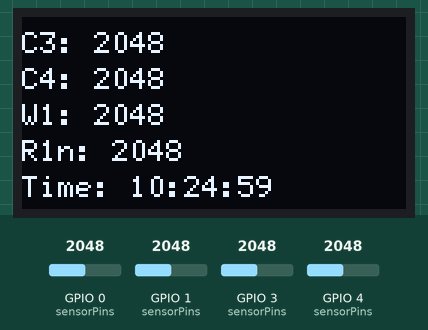
Simulated run of this sketch. Board: ESP32-C3. On the bench: 128×64 one-colour display. The inputs (shaded band) are chosen by the test bench; at power-on: GPIO 0 (sensorPins) = 2048, GPIO 1 (sensorPins) = 2048, GPIO 3 (sensorPins) = 2048, GPIO 4 (sensorPins) = 2048 (analog values on the 0–4095 scale). WiFi joins after 1.5 s; servers stay silent unless stated; the local clock reads 2024-03-15 10:24:30 at power-on unless the sketch sets it; random numbers use the default seed unless the sketch sets one; no MQTT or app messages arrive unless stated; not simulated (calls return 0 or success): arduino_secrets.h; what the sketch prints to the serial monitor is not drawn.

Above: at 30.1 s.
At 59.7 s:
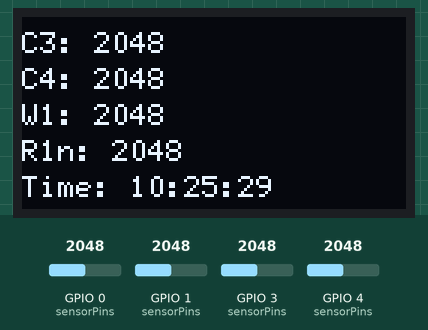
At 89.3 s:
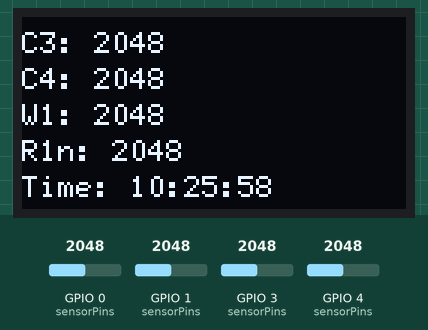
At 118.9 s:
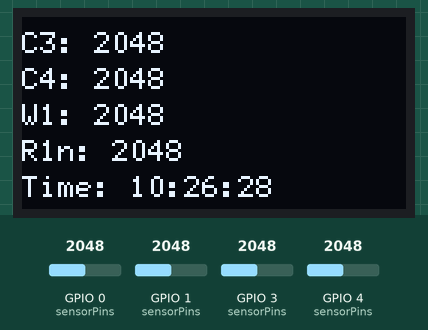

Measured:
- what the display in image 0 shows lasts 29.5 s, from 30.1 s to 59.6 s

The sketch:

Moisture_temp_sensors_Prisma2.ino
```cpp
#include <Arduino.h>
#include <U8g2lib.h>
#include <DS18B20.h>
#include <algorithm>
#include <WiFi.h>
#include <esp_eap_client.h>
#include <PubSubClient.h>
#include <WiFiClientSecure.h>
#include <ArduinoJson.h>
#include <time.h>
#include "arduino_secrets.h"

// ─── GLOBALS ──────────────────────────────────────────────────────────────────
const unsigned long INTERVAL = 30000UL - 420UL;  // ~30 seconds

unsigned long readingCount = 0;
unsigned long lastPublish  = 0;

char timeStr[25] = "NO TIME";

#define SENSOR_POWER_PIN 5  // transistor switch for resistive sensors

// ─── WIFI MODE ────────────────────────────────────────────────────────────────
#define USE_ENTERPRISE_WIFI true

// ─── ENTERPRISE WiFi (WPA2-EAP / 802.1X) ─────────────────────────────────────
const char* EAP_SSID = SECRET_EAP_SSID;
const char* EAP_ID   = SECRET_EAP_ID;
const char* EAP_USER = SECRET_EAP_USER;
const char* EAP_PASS = SECRET_EAP_PASS;

// ─── PERSONAL WiFi (WPA2-PSK) ─────────────────────────────────────────────────
const char* PSK_SSID = SECRET_PSK_SSID;
const char* PSK_PASS = SECRET_PSK_PASS;

// ─── MQTT ─────────────────────────────────────────────────────────────────────
const char* mqtt_server = "5af0da191bba4efe89e7bdd05d71b054.s1.eu.hivemq.cloud";
const char* mqtt_user   = SECRET_MQTT_USER;
const char* mqtt_pass   = SECRET_MQTT_PASS;
const int   mqtt_port   = 8883;
const char* mqtt_topic  = "/Set2";

// ─── OLED ─────────────────────────────────────────────────────────────────────
U8G2_SH1106_128X64_NONAME_F_HW_I2C u8g2(
  U8G2_R0, U8X8_PIN_NONE, 8, 10);

// ─── SENSORS ──────────────────────────────────────────────────────────────────
const int sensorPins[4] = { 4, 3, 0, 1 };
const int NUM_SAMPLES   = 30;

DS18B20 ds(6);
uint8_t address[8];
uint8_t selected = 0;

WiFiClientSecure espClient;
PubSubClient     mqttClient(espClient);

// ─── HELPERS ──────────────────────────────────────────────────────────────────
int readMedianADC(int pin) {
  int samples[NUM_SAMPLES];
  for (int i = 0; i < NUM_SAMPLES; i++) {
    samples[i] = analogRead(pin);
    delay(2);
  }
  std::sort(samples, samples + NUM_SAMPLES);
  return samples[NUM_SAMPLES / 2];
}

// ─── WiFi ─────────────────────────────────────────────────────────────────────
void setup_wifi() {
  WiFi.disconnect(true);
  WiFi.mode(WIFI_STA);

#if USE_ENTERPRISE_WIFI
  Serial.println("WiFi mode: Enterprise (WPA2-EAP)");
  Serial.print("Connecting to SSID: ");
  Serial.println(EAP_SSID);

  esp_eap_client_set_identity((uint8_t*)EAP_ID,   strlen(EAP_ID));
  esp_eap_client_set_username((uint8_t*)EAP_USER, strlen(EAP_USER));
  esp_eap_client_set_password((uint8_t*)EAP_PASS, strlen(EAP_PASS));
  esp_wifi_sta_enterprise_enable();
  WiFi.begin(EAP_SSID);
#else
  Serial.println("WiFi mode: Personal (WPA2-PSK)");
  Serial.print("Connecting to SSID: ");
  Serial.println(PSK_SSID);
  WiFi.begin(PSK_SSID, PSK_PASS);
#endif

  int attempts = 0;
  while (WiFi.status() != WL_CONNECTED) {
    delay(500);
    Serial.print(".");
    if (++attempts > 40) {
      Serial.println("\nWiFi timed out! Restarting...");
      ESP.restart();
    }
  }
  Serial.println("\nWiFi connected: " + WiFi.localIP().toString());
}

// ─── MQTT ─────────────────────────────────────────────────────────────────────
void reconnect_mqtt() {
  int attempts = 0;
  while (!mqttClient.connected()) {

    if (WiFi.status() != WL_CONNECTED) {
      Serial.println("WiFi lost during MQTT reconnect, reconnecting WiFi...");
      setup_wifi();
    }

    Serial.print("Connecting to MQTT...");
    String clientId = "C3Mini-" + String(random(0xffff), HEX);

    if (mqttClient.connect(clientId.c_str(), mqtt_user, mqtt_pass)) {
      Serial.println("connected");
    } else {
      Serial.printf("failed rc=%d, retrying in 2s\n", mqttClient.state());
      if (++attempts > 10) {
        Serial.println("MQTT failed too many times, restarting...");
        ESP.restart();
      }
      delay(2000);
    }
  }
}

// ─── PUBLISH ──────────────────────────────────────────────────────────────────
void publishSensorData(int v[4]) {
  StaticJsonDocument<200> doc;
  doc["C3"]  = v[0];
  doc["C4"]  = v[1];
  doc["W1"]  = v[2];
  doc["R1n"] = v[3];

  time_t now;
  time(&now);
  char ts[25];
  strftime(ts, sizeof(ts), "%Y-%m-%dT%H:%M:%SZ", localtime(&now));
  doc["ts"] = ts;

  char payload[200];
  serializeJson(doc, payload);

  if (mqttClient.publish(mqtt_topic, payload, true)) {
    Serial.println("MQTT published: " + String(payload));
  } else {
    Serial.println("MQTT publish failed");
  }
}

// ─── SETUP ────────────────────────────────────────────────────────────────────
void setup() {
  Serial.begin(115200);
  delay(2000);

  pinMode(LED_BUILTIN,      OUTPUT);
  pinMode(SENSOR_POWER_PIN, OUTPUT);
  digitalWrite(SENSOR_POWER_PIN, LOW);

  analogReadResolution(12);
  for (int i = 0; i < 4; i++) {
    analogSetPinAttenuation(sensorPins[i], ADC_11db);
  }

  // ── Auto-detect DS18B20 ──
  Serial.println("Scanning for DS18B20...");
  if (ds.selectNext()) {
    ds.getAddress(address);
    Serial.print("Sensor found: {");
    for (int i = 0; i < 8; i++) {
      Serial.print(address[i]);
      if (i < 7) Serial.print(", ");
    }
    Serial.println("}");
    selected = ds.select(address);
    if (selected) ds.setResolution(12);
  } else {
    Serial.println("No DS18B20 found! Check wiring.");
  }

  u8g2.begin();

  setup_wifi();

  // Portugal time (WET/WEST)
  configTime(0, 3600, "pool.ntp.org");

  // Wait for NTP sync
  Serial.print("Waiting for NTP...");
  time_t now = 0;
  while (now < 1000000000UL) {
    delay(500);
    Serial.print(".");
    time(&now);
  }
  Serial.println(" synced");

  espClient.setInsecure();
  mqttClient.setServer(mqtt_server, mqtt_port);
  mqttClient.setKeepAlive(60);  // must exceed INTERVAL (30s)
}

// ─── LOOP ─────────────────────────────────────────────────────────────────────
void loop() {
  // ── Keep connections alive ──
  if (WiFi.status() != WL_CONNECTED) {
    Serial.println("WiFi lost, reconnecting...");
    setup_wifi();
  }
  if (!mqttClient.connected()) reconnect_mqtt();
  mqttClient.loop();

  // ── Non-blocking wait ──
  if (millis() - lastPublish < INTERVAL) return;
  lastPublish = millis();

  // ── Update timestamp ──
  time_t now;
  time(&now);
  strftime(timeStr, sizeof(timeStr), "%H:%M:%S", localtime(&now));

  digitalWrite(LED_BUILTIN, HIGH);

  // ── Read resistive sensors (power-cycled) ──
  digitalWrite(SENSOR_POWER_PIN, HIGH);
  delay(200);  // stabilize

  int v[4];
  for (int i = 0; i < 4; i++) {
    v[i] = readMedianADC(sensorPins[i]);
  }
  digitalWrite(SENSOR_POWER_PIN, LOW);

  Serial.printf("C3: %d  C4: %d  W1: %d  R1n: %d  Reading#: %lu\n",
                v[0], v[1], v[2], v[3], readingCount);

  // ── OLED display ──
  u8g2.clearBuffer();
  u8g2.setFont(u8g2_font_6x12_tf);

  const char* labels[] = { "C3", "C4", "W1", "R1n" };
  for (int i = 0; i < 4; i++) {
    u8g2.setCursor(0, 12 + i * 12);
    u8g2.print(labels[i]);
    u8g2.print(": ");
    u8g2.print(v[i]);
  }

  u8g2.setCursor(0, 12 + 4 * 12);
  u8g2.print("Time: ");
  u8g2.print(timeStr);

  u8g2.sendBuffer();

  // ── Publish ──
  publishSensorData(v);

  readingCount++;
  digitalWrite(LED_BUILTIN, LOW);
}
```
